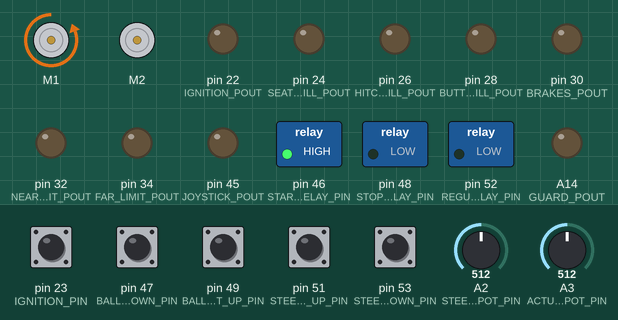
This sketch was run on a simulated Arduino Mega 2560, built with avr-gcc and run on an emulated ATmega2560. Parts: 2 × DC motor (green arrow = forward, orange = backward, longer = faster), switched loads named in the sketch (green lamp = pin HIGH), output pins drawn as LEDs (lit = HIGH). The test bench sets the inputs (shaded band); at power-on: pin 23 (IGNITION_PIN), pin 47 (BALLAST_DOWN_PIN), pin 49 (BALLAST_UP_PIN), pin 51 (STEERING_UP_PIN), pin 53 (STEERING_DOWN_PIN) HIGH, A3 (ACTUATOR_POT_PIN) = 512, A2 (STEERING_POT_PIN) = 512. What the sketch prints to the serial monitor is not drawn.

Above: at 1.2 s.
1.3 s: pin 23 (IGNITION_PIN) pulled LOW for 1 s
At 2.3 s:
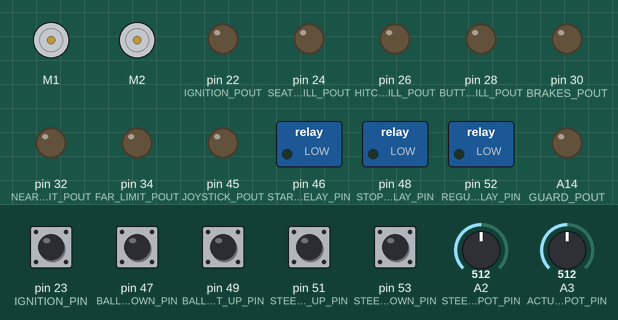
4.0 s: A3 (ACTUATOR_POT_PIN) set to 25
At 5.0 s:
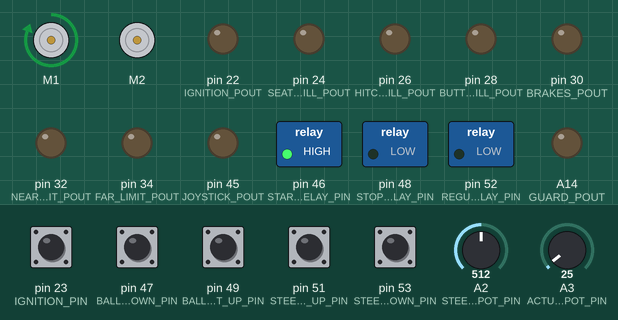
5.6 s: pin 49 (BALLAST_UP_PIN) pulled LOW for 0.15 s
At 6.3 s:
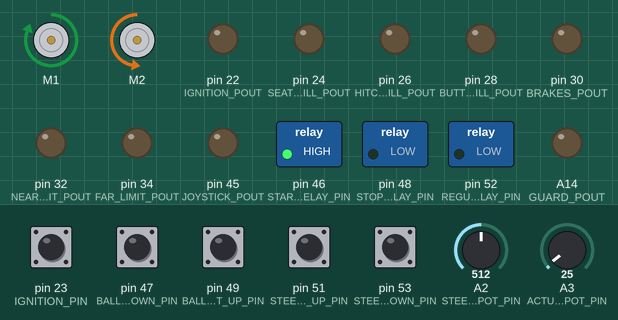
7.2 s: pin 47 (BALLAST_DOWN_PIN) pulled LOW for 1 s
At 8.1 s:
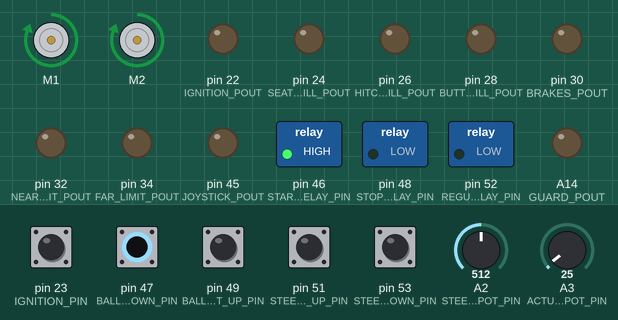
9.7 s: A3 (ACTUATOR_POT_PIN) set to 110
At 10.8 s:
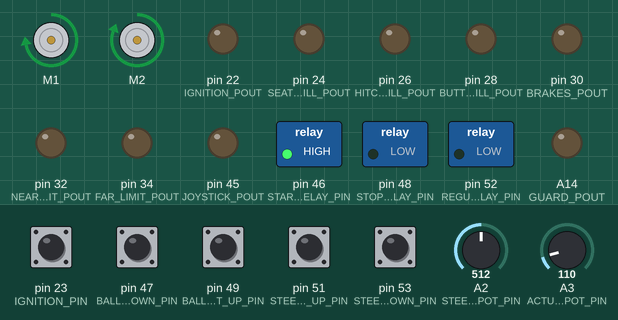
11.2 s: A2 (STEERING_POT_PIN) set to 1023
At 11.6 s:
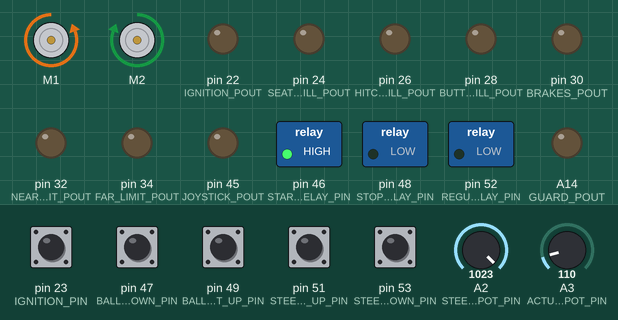
Timing chart, 0 to 13.8 s (numbered marks = the images above; inputs shaded):
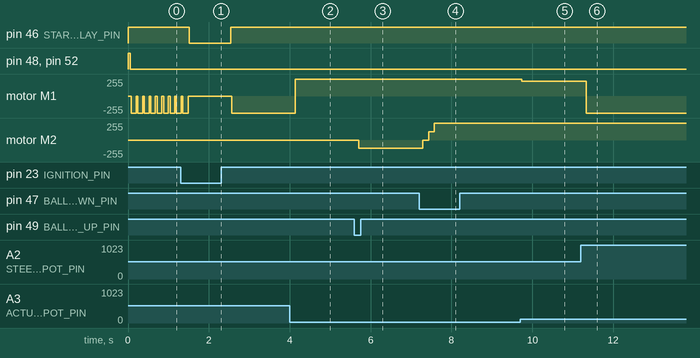

Measured:
- after the input at 1.3 s, pin 46 (STARTER_RELAY_PIN): HIGH → LOW after 0.22 s, → HIGH 1.0 s later
- after the input at 4.0 s, motor M1: backward 255/255 → forward 255/255 after 0.13 s
- after the input at 5.6 s, motor M2: stopped → backward 127/255 after 0.10 s
- after the input at 7.2 s, motor M2: backward 127/255 → stopped after 0.09 s, → forward 127/255 0.14 s later, → forward 255/255 0.14 s later
- after the input at 9.7 s, motor M1: forward 255/255 → forward 223/255 at once
- after the input at 11.2 s, motor M1: forward 223/255 → backward 255/255 after 0.13 s

The sketch:

controller.ino
```cpp
 /*
  Control subsystem for MR15
  MEGA 2560
  Handles vehicle steering, dynamic ballast and engine

  Responsible For:
     - Seat, Hitch and Button Kills
     - Engine
     - Ballast
     - Steering

  Control structure:
    1. Initialize serial, killswitches, relays and motors
    2. If killswitch active --> Kill engine.
    3. If killswitches inactive --> receive command.
    4. If received --> execute command.
    5. If not received --> allow steering.

*/


/* --- OVERRIDES --- */
boolean OVERRIDE_SEAT = true;
boolean OVERRIDE_HITCH = true;
boolean OVERRIDE_BUTTON = true;
boolean OVERRIDE_RFID = true;
boolean OVERRIDE_BRAKES = true;
boolean OVERRIDE_GUARD = true;

/* --- Libraries --- */
#include <DualVNH5019MotorShield.h>

/* --- Motor Shield Pins (UNO ONLY) --- */
#define STEERING_AMPS_PIN A0
#define ACTUATOR_AMPS_PIN A1
#define MOTOR1_A_PIN 2 // INTERRUPT 0
#define MOTOR1_B_PIN 4
#define MOTOR1_ENABLE_PIN 6
#define MOTOR2_A_PIN 7
#define MOTOR2_B_PIN 8
#define MOTOR1_SPEED_PIN 9
#define MOTOR2_SPEED_PIN 10
#define MOTOR2_ENABLE_PIN 12

/* --- Analog Pins --- */
#define STEERING_POT_PIN A2
#define ACTUATOR_POT_PIN A3
#define GUARD_POUT A14
#define GUARD_PIN A15

/* --- Serial Pins -- */
#define RFID_TX_PIN 16
#define RFID_RX_PIN 17

/* --- Interrupt Pins --- */
#define JOYSTICK_POUT 45
#define BALLAST_UP_PIN 49 // INTERRUPT 5
#define BALLAST_DOWN_PIN 47  // INTERRUPT 4
#define STEERING_UP_PIN 51 // INTERRUPT 3
#define STEERING_DOWN_PIN 53 // INTERRUPT 2

/* --- Switch Pins --- */
#define IGNITION_POUT 22
#define IGNITION_PIN 23
#define SEAT_KILL_POUT 24
#define SEAT_KILL_PIN 25
#define HITCH_KILL_POUT 26
#define HITCH_KILL_PIN 27
#define BUTTON_KILL_POUT 28
#define BUTTON_KILL_PIN 29
#define BRAKES_POUT 30
#define BRAKES_PIN 31
#define NEAR_LIMIT_POUT 32
#define NEAR_LIMIT_PIN 33
#define FAR_LIMIT_POUT 34
#define FAR_LIMIT_PIN 35

/* --- Relay Pins --- */
#define UNUSED_RELAY_PIN 50
#define STOP_RELAY_PIN 48
#define STARTER_RELAY_PIN 46
#define REGULATOR_RELAY_PIN 52

/* --- RFID Commands --- */
#define READ 0x02

/* --- Functions --- */
void kill(void);
void standby(void);
void ignition(void);
void steering(void);
void ballast(void);
boolean check_rfid(void);
boolean check_brakes(void);
boolean check_hitch(void);
boolean check_button(void);
boolean check_seat(void);
void count_ballast_up(void);
void count_ballast_down(void);
void count_steering_up(void);
void count_steering_down(void);

/* --- Constants --- */
const int USB_BAUD = 9600;
const int RFID_BAUD = 9600;
const int IGNITION_WAIT = 250;
const int BALLAST_WAIT = 200;
const int STEERING_WAIT = 200;
const int KILL_WAIT = 2000;
const int CHECK_WAIT = 10;
const int HITCH_WAIT = 50; // check things
const int SEAT_WAIT = 50;
const int BUTTON_WAIT = 50;
const int STANDBY_WAIT = 20;
const int MOTORS_WAIT = 20;
const int BUFFER_SIZE = 512;
const int STEERING_MIN = 1;
const int STEERING_MAX = 4;
const int BALLAST_MIN = -2;
const int BALLAST_MAX = 2;
const int LIGHT_THRESHOLD = 512;
const int ACTUATOR_RIGHT = 39;
const int ACTUATOR_LEFT = 204;
const int STEERING_RIGHT = 0;
const int STEERING_LEFT = 1023;
const int COEF_P = 3;
const int COEF_I = 1;
const int COEF_D = 0;
const int BALLAST_MULTIPLIER = 200;
const int ACTUATOR_SPEED = 400;
const int NOISE = 30;
const int BALLAST_THRESHOLD = 20000;
const int ERROR_COEF = 50;

/* --- Objects --- */
DualVNH5019MotorShield MOTORS;

/* --- Volatiles --- */
volatile boolean SEAT = false;
volatile boolean HITCH = false;
volatile boolean BUTTON = false;
volatile boolean NEAR = false;
volatile boolean FAR = false;
volatile boolean BRAKES = false;
volatile boolean GUARD = false;
volatile boolean IGNITION = false;
volatile boolean RFID = false;
volatile int STEERING_POSITION = 0;
volatile int ACTUATOR_POSITION = 0;
volatile float STEERING_PERCENT = 0;
volatile float ACTUATOR_PERCENT = 0;
volatile int STEERING_SPEED = STEERING_MIN;
volatile int BALLAST_SPEED = 0;
volatile float ERROR = 0;
volatile float INTEGRAL = 0;
volatile int DUTY_CYCLE = 0;
volatile int STATE = 0;
volatile int DT = 0;

/* --- Character Buffer --- */
char BUFFER[BUFFER_SIZE];

/* --- Setup --- */
void setup() {

  // Enable Serials
  Serial.begin(USB_BAUD);
  Serial3.begin(RFID_BAUD); // Pins 14 and 15
  Serial3.write(READ);

  // Enable Analog Inputs
  pinMode(STEERING_POT_PIN, INPUT);
  pinMode(ACTUATOR_POT_PIN, INPUT);
  pinMode(GUARD_PIN, INPUT); digitalWrite(GUARD_PIN, HIGH);

  // Enable Analog Outputs
  pinMode(GUARD_POUT, OUTPUT); digitalWrite(GUARD_POUT, LOW);

  // Enable Digital Switch Inputs
  pinMode(IGNITION_PIN, INPUT); digitalWrite(IGNITION_PIN, HIGH);
  pinMode(BUTTON_KILL_PIN, INPUT); digitalWrite(BUTTON_KILL_PIN, HIGH);
  pinMode(SEAT_KILL_PIN, INPUT); digitalWrite(SEAT_KILL_PIN, HIGH);
  pinMode(HITCH_KILL_PIN,INPUT); digitalWrite(HITCH_KILL_PIN, HIGH);
  pinMode(NEAR_LIMIT_PIN, INPUT); digitalWrite(NEAR_LIMIT_PIN, HIGH);
  pinMode(FAR_LIMIT_PIN, INPUT); digitalWrite(FAR_LIMIT_PIN, HIGH);
  pinMode(BRAKES_PIN, INPUT); digitalWrite(BRAKES_PIN, HIGH);
  pinMode(GUARD_PIN, INPUT); digitalWrite(GUARD_PIN, HIGH);

  // Enable Digital Switch Outputs
  pinMode(IGNITION_POUT, OUTPUT); digitalWrite(IGNITION_POUT, LOW);
  pinMode(BUTTON_KILL_POUT, OUTPUT); digitalWrite(BUTTON_KILL_POUT, LOW);
  pinMode(SEAT_KILL_POUT, OUTPUT); digitalWrite(SEAT_KILL_POUT, LOW);
  pinMode(HITCH_KILL_POUT, OUTPUT); digitalWrite(HITCH_KILL_POUT, LOW);
  pinMode(NEAR_LIMIT_POUT, OUTPUT); digitalWrite(NEAR_LIMIT_POUT, LOW);
  pinMode(FAR_LIMIT_POUT, OUTPUT); digitalWrite(FAR_LIMIT_POUT, LOW);
  pinMode(BRAKES_POUT, OUTPUT); digitalWrite(SEAT_KILL_POUT, LOW);
  pinMode(GUARD_POUT, OUTPUT); digitalWrite(GUARD_POUT, LOW);

  // Enable Relays
  pinMode(STOP_RELAY_PIN, OUTPUT); digitalWrite(STOP_RELAY_PIN, HIGH);
  pinMode(REGULATOR_RELAY_PIN, OUTPUT); digitalWrite(REGULATOR_RELAY_PIN, HIGH);
  pinMode(STARTER_RELAY_PIN, OUTPUT); digitalWrite(STARTER_RELAY_PIN, HIGH);

  // Enable Interrupts
  pinMode(JOYSTICK_POUT, OUTPUT); digitalWrite(JOYSTICK_POUT, LOW);
  pinMode(BALLAST_UP_PIN, INPUT); digitalWrite(BALLAST_UP_PIN, HIGH);// INTERRUPT 5
  pinMode(BALLAST_DOWN_PIN, INPUT); digitalWrite(BALLAST_DOWN_PIN, HIGH);// INTERRUPT 4
  pinMode(STEERING_UP_PIN, INPUT); digitalWrite(STEERING_UP_PIN, HIGH);// INTERRUPT 3
  pinMode(STEERING_DOWN_PIN, INPUT); digitalWrite(STEERING_DOWN_PIN, HIGH);// INTERRUPT 2
}

/* --- Loop --- */
void loop() {
  SEAT = check_seat();
  HITCH = check_hitch();
  BUTTON = check_button();
  BRAKES = check_brakes();
  GUARD = check_guard();
  IGNITION = check_ignition();
  RFID = check_rfid();
  count_ballast_up();
  count_ballast_down();
  count_steering_up();
  count_steering_down();

  // If in State 0 (OFF) ...
  if (STATE == 0) {
    if (RFID) {
      standby();
      STATE = 1;
    }
  }
  // If in State 1 (STANDBY)...
  else if (STATE == 1) {
    if (SEAT || HITCH || BUTTON) {
      kill(); // kill engine
    }
    else if (IGNITION && !BRAKES && !GUARD) {
      ignition(); // execute ignition
      STATE = 2;
    }
    else {
      standby();
    }
  }
  // If in State 2 (RUNNING)
  else if (STATE == 2) {
    if (SEAT || HITCH || BUTTON) {
      kill(); // kill engine
      standby();
      STATE = 1;
    }
  }
  // If in State ? (UNKNOWN)
  else {
    STATE = 1;
  }
  steering();
  ballast();

  // Print to serial
  sprintf(BUFFER,"{'bal_spd':%d,'str_spd':%d,'str_pos':%d,'act_pos':%d,'seat':%d,'brakes':%d,'guard':%d,'hitch':%d,'button':%d,'ignition':%d,'rfid':%d, 'state':%d}",BALLAST_SPEED,STEERING_SPEED,STEERING_POSITION,ACTUATOR_POSITION,SEAT,BRAKES,GUARD,HITCH,BUTTON,IGNITION,RFID,STATE);
  Serial.println(BUFFER);
}

/* --- Engine State Functions --- */
// Kill() --> Kills vehicle
void kill(void) {
  MOTORS.setM1Speed(0);
  MOTORS.setM2Speed(0);
  digitalWrite(STOP_RELAY_PIN, HIGH);
  digitalWrite(STARTER_RELAY_PIN, HIGH);
  digitalWrite(REGULATOR_RELAY_PIN, HIGH);
  delay(KILL_WAIT);
}

// Standby() --> Standby vehicle
void standby(void) {
  MOTORS.setM1Speed(0);
  MOTORS.setM2Speed(0);
  delay(MOTORS_WAIT);
  digitalWrite(STOP_RELAY_PIN, LOW);
  digitalWrite(REGULATOR_RELAY_PIN, LOW);
  digitalWrite(STARTER_RELAY_PIN, HIGH);
  delay(STANDBY_WAIT);
}

// Ignition() --> Ignition sequence
void ignition(void) {
  Serial.println('ignition');
  MOTORS.setM1Speed(0);
  MOTORS.setM2Speed(0);
  delay(MOTORS_WAIT);
  while (check_ignition()) {
    digitalWrite(STOP_RELAY_PIN, LOW);
    digitalWrite(REGULATOR_RELAY_PIN, LOW);
    digitalWrite(STARTER_RELAY_PIN, LOW);
    delay(IGNITION_WAIT);
  }
  digitalWrite(STOP_RELAY_PIN, LOW);
  digitalWrite(REGULATOR_RELAY_PIN, LOW);
  digitalWrite(STARTER_RELAY_PIN, HIGH);
  delay(STANDBY_WAIT);
}

/* --- Control Functions --- */
// Steering() --> Moves steering actuator
void steering(void) {

  // Adjust Steering speed
  if (STEERING_SPEED > STEERING_MAX) {
    STEERING_SPEED = STEERING_MAX;
  }
  else if (STEERING_SPEED < STEERING_MIN) {
    STEERING_SPEED = STEERING_MIN;
  }

  // Read Current positions of Actuator and Steering wheel
  STEERING_POSITION = 1024 - analogRead(STEERING_POT_PIN);
  ACTUATOR_POSITION = analogRead(ACTUATOR_POT_PIN);
  STEERING_PERCENT = 100.0 * STEERING_SPEED * (float(STEERING_POSITION - STEERING_RIGHT) / float(STEERING_LEFT - STEERING_RIGHT));
  if (STEERING_PERCENT > 100) {
    STEERING_PERCENT = 100;
  }
  ACTUATOR_PERCENT = 100.0 * (float(ACTUATOR_POSITION - ACTUATOR_RIGHT) / float(ACTUATOR_LEFT - ACTUATOR_RIGHT));
  // Serial.println(ACTUATOR_PERCENT);
  // Serial.println(STEERING_PERCENT);

  // Calculate PID
  ERROR = STEERING_PERCENT - ACTUATOR_PERCENT;
  DUTY_CYCLE = ERROR_COEF * ERROR;
  if (DUTY_CYCLE > 400) {
    DUTY_CYCLE = 400;
  }
  else if (DUTY_CYCLE < -400) {
    DUTY_CYCLE = -400;
  }
  MOTORS.setM1Speed(DUTY_CYCLE);
}

// Ballast() --> Moves ballast
void ballast(void) {

  // Adjust ballast speed
  if (BALLAST_SPEED > BALLAST_MAX) {
    BALLAST_SPEED = BALLAST_MAX;
  }
  else if (BALLAST_SPEED < BALLAST_MIN) {
    BALLAST_SPEED = BALLAST_MIN;
  }

  // If the ballast speed is POSITIVE, activates the ballast FORWARD (POSITIVE) if the far limit is not engaged
  // If the ballast speed is NEGATIVE, activates the ballast BACKWARD (NEGATIVE) if the near limit is not engaged
  if (BALLAST_SPEED > 0) {
    if (MOTORS.getM2CurrentMilliamps() > BALLAST_THRESHOLD) {
      MOTORS.setM2Speed(0);
    }
    else {
      MOTORS.setM2Speed(BALLAST_SPEED * BALLAST_MULTIPLIER);
    }
  }
  else if (BALLAST_SPEED < 0) {
    if (MOTORS.getM2CurrentMilliamps() > BALLAST_THRESHOLD) {
      MOTORS.setM2Speed(0);
    }
    else {
      MOTORS.setM2Speed(BALLAST_SPEED * BALLAST_MULTIPLIER);
    }
  }
  else {
    MOTORS.setM2Speed(0);
  }
  //Serial.println(MOTORS.getM2CurrentMilliamps());
}

/* --- Check Functions --- */
// Check RFID() --> Returns true if RFID detected
boolean check_rfid(void) {
  if (OVERRIDE_RFID) {
    return true;
  }
  else {
    Serial3.write(READ);
    if (Serial3.read() >= 0) {
      return true;
    }
    else {
      return false;
    }
  }
}

// Check Ignition() --> Returns true if ignition engaged
boolean check_ignition(void) {
  if (!digitalRead(IGNITION_PIN)) {
    delay(CHECK_WAIT);
    if (!digitalRead(IGNITION_PIN)) {
      return true;
    }
    else {
      return false;
    }
  }
  else {
    return false;
  }
}

// Check Seat() --> Returns true if seat kill engaged
boolean check_seat(void) {
  if (OVERRIDE_SEAT) {
    return false;
  }
  else {
    if (digitalRead(SEAT_KILL_PIN)) {
      delay(SEAT_WAIT);
      if (digitalRead(SEAT_KILL_PIN)) {
        return true;
      }
      else {
        return false;
      }
    }
    else {
      return false;
    }
    return false;
  }
}

// Check Hitch() --> Returns true if hitch kill engaged
boolean check_hitch(void) {
  if (OVERRIDE_HITCH) {
    return false;
  }
  else {
    if (digitalRead(HITCH_KILL_PIN)) {
      delay(HITCH_WAIT);
      if (digitalRead(HITCH_KILL_PIN)) {
        return true;
      }
      else {
        return false;
      }
    }
    else {
      return false;
    }
  }
}

// Check Button() --> Returns true if button kill engaged
boolean check_button(void) {
  if (OVERRIDE_BUTTON) {
    return false;
  }
  else {
    if (digitalRead(BUTTON_KILL_PIN)) {
      delay(BUTTON_WAIT);
      if (digitalRead(BUTTON_KILL_PIN)) {
        return true;
      }
      else {
        return false;
      }
    }
    else {
      return false;
    }
  }
}

// Check Brakes() --> Returns true if brakes not engaged
boolean check_brakes(void) {
  if (OVERRIDE_BRAKES) {
    return false;
  }
  else {
    if (digitalRead(BRAKES_PIN)) {
      delay(CHECK_WAIT);
      if (digitalRead(BRAKES_PIN)) {
        return true;
      }
      else {
        return false;
      }
    }
    else {
      return false;
    }
  }
}

// Check Guard() --> Returns true if guard open
boolean check_guard(void) {
  if (OVERRIDE_GUARD) {
    return false;
  }
  else {
    //Serial.println(analogRead(GUARD_PIN));
    if (analogRead(GUARD_PIN) <= LIGHT_THRESHOLD) {
      delay(CHECK_WAIT);
      if (analogRead(GUARD_PIN) <= LIGHT_THRESHOLD) {
        return true;
      }
      else {
        return false;
      }
    }
    else {
      return false;
    }
  }
}


// Check Ballast Up() --> Increases/decreases the ballast speed
void count_ballast_up(void) {
  //Serial.println(digitalRead(BALLAST_UP_PIN));
  if (digitalRead(BALLAST_UP_PIN)) {
    delay(CHECK_WAIT);
    if (digitalRead(BALLAST_UP_PIN)) {
      BALLAST_SPEED++;
    }
  }
}

// Check Ballast Down() --> Increases/decreases the ballast speed
void count_ballast_down(void) {
  //Serial.println(digitalRead(BALLAST_DOWN_PIN));
  if (digitalRead(BALLAST_DOWN_PIN)) {
    delay(CHECK_WAIT);
    if (digitalRead(BALLAST_DOWN_PIN)) {
      BALLAST_SPEED--;
    }
  }
}

// Check Steering Up() --> Increases/decreases the steering sensitivity
void count_steering_up(void) {
  //Serial.println(digitalRead(STEERING_UP_PIN));
  if (digitalRead(STEERING_UP_PIN)) {
    delay(CHECK_WAIT);
    if (digitalRead(STEERING_UP_PIN)) {
      STEERING_SPEED++;
    }
  }
}

// Check Steering Down() --> Increases/decreases the steering sensitivity
void count_steering_down(void) {
  //Serial.println(digitalRead(STEERING_DOWN_PIN));
  if (digitalRead(STEERING_DOWN_PIN)) {
    delay(CHECK_WAIT);
    if (digitalRead(STEERING_DOWN_PIN)) {
      STEERING_SPEED--;
    }
  }
}
```
